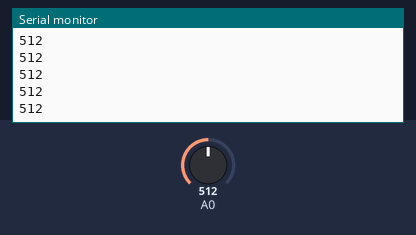
The sketch below on a simulated Arduino Uno, built with avr-gcc and run on an emulated ATmega328P. Shown: the last lines printed to the serial monitor. The test bench sets the inputs (shaded band); at power-on: A0 = 512.

Above: at 1.2 s.
1.3 s: A0 set to 716
At 1.31 s:
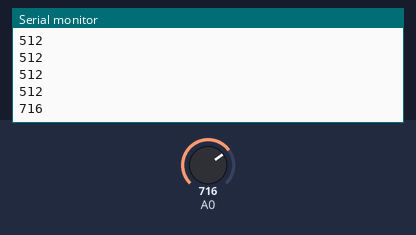
2.8 s: A0 set to 900
At 2.81 s:
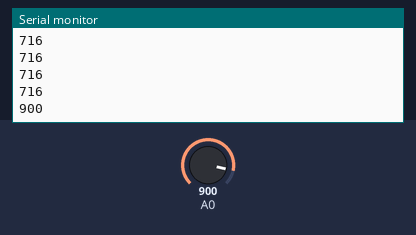
Timing chart, 0 to 5.8 s (numbered marks = the images above; inputs shaded):
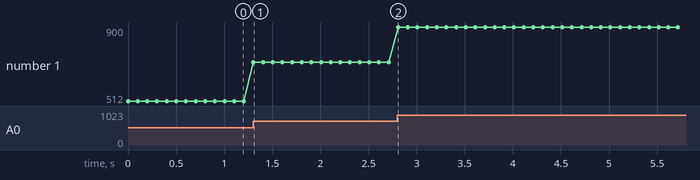

Measured:
- after the input at 1.3 s, the serial monitor: prints a new line at once (image 1)
- after the input at 2.8 s, the serial monitor: prints a new line at once (image 2)
- plotted number 1: 512 → 716 after the input at 1.3 s, 716 → 900 after the input at 2.8 s

The sketch:

sketch_sep5a.ino
```cpp
int sensorValue;
int dt = 100;


void setup() {
Serial.begin(9600);
}

void loop() {
int sensorValue = analogRead(A0);
Serial.println(sensorValue);
delay(dt);
}
```
